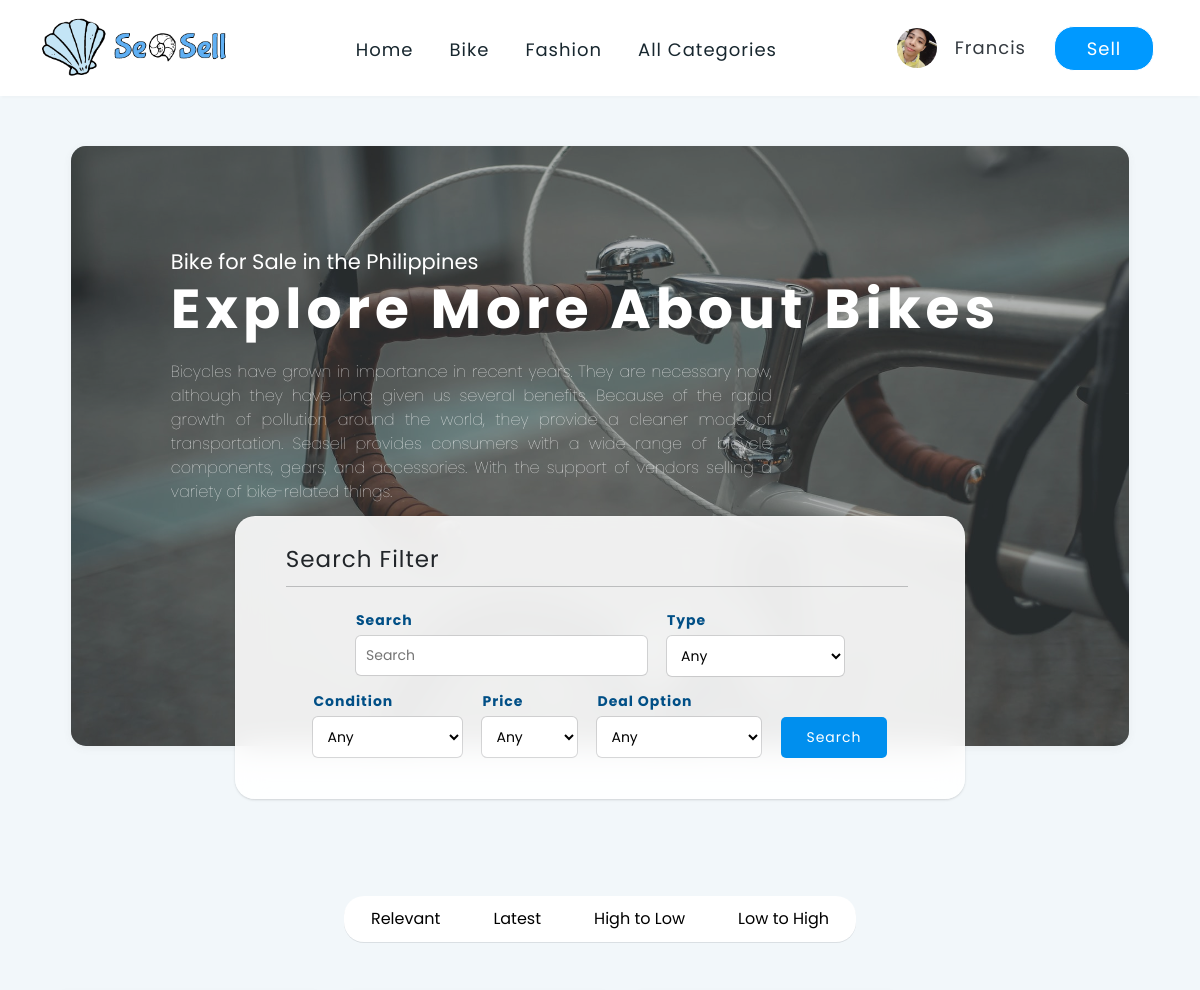
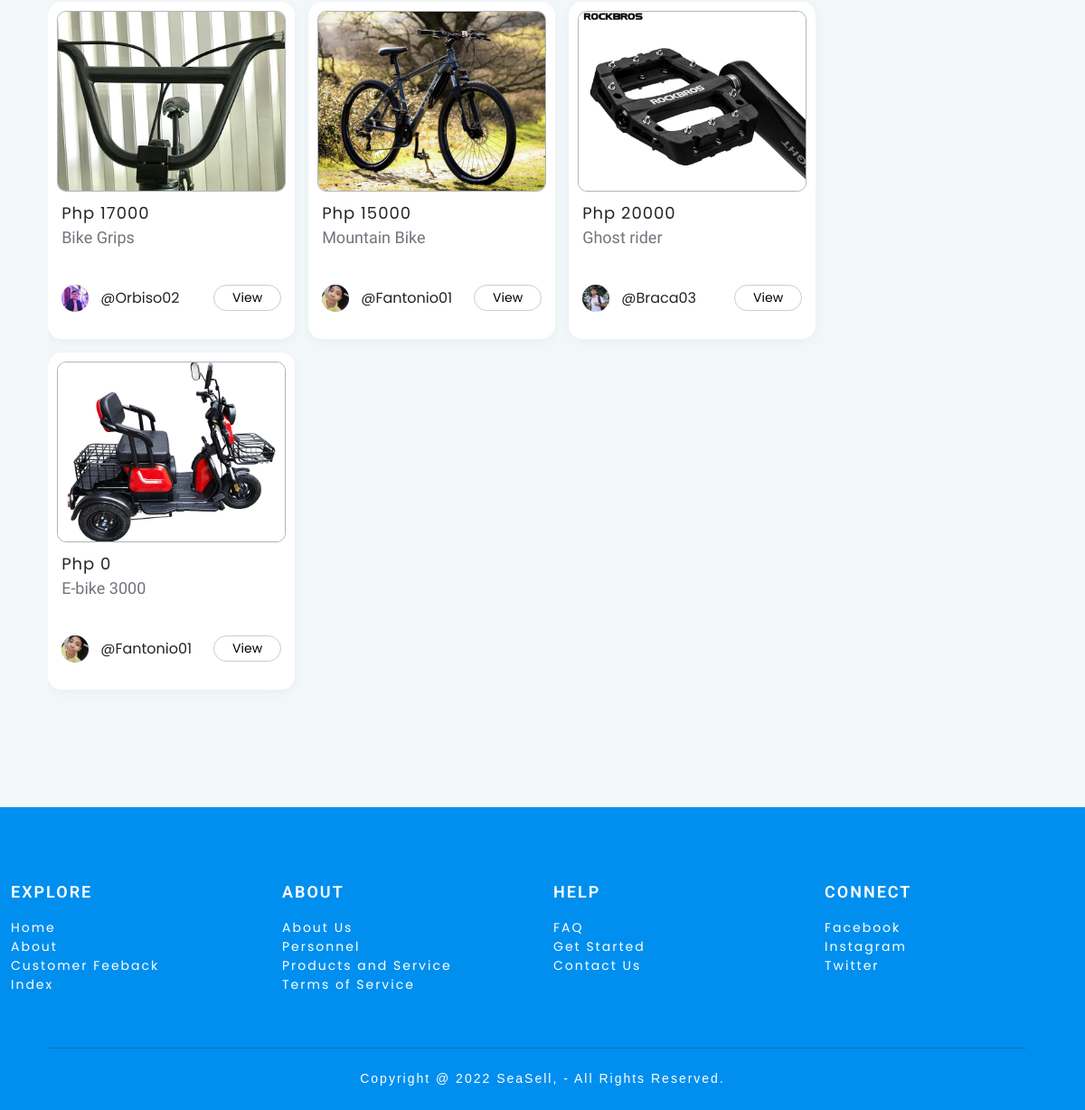
The app's page /FrontEnd/Bikeform.php (signed in) with its own data (2 pictures, top to bottom).
### tables this page shows
CREATE TABLE `user` (
  `USER_ID` int(11) NOT NULL,
  `USERNAME` varchar(200) NOT NULL,
  `PASSWORD` varchar(200) NOT NULL,
  `FIRSTNAME` varchar(200) NOT NULL,
  `LASTNAME` varchar(200) NOT NULL,
  `BIO` longtext NOT NULL,
  `REGION` varchar(200) NOT NULL,
  `CITY` varchar(200) NOT NULL,
  `EMAIL_ADDRESS` varchar(200) NOT NULL,
  `MOBILE_NUMBER` varchar(200) NOT NULL,
  `GENDER` varchar(200) NOT NULL,
  `BIRTHDAY` varchar(200) NOT NULL,
  `PROFILE_PIC` varchar(200) NOT NULL,
  `SESSION_KEY` varchar(200) NOT NULL,
  `RATING` varchar(200) NOT NULL,
  `JOINED_DATE` varchar(200) NOT NULL
);

CREATE TABLE `bike_product` (
  `PRODUCT_NO` int(11) NOT NULL,
  `PRODUCT_NAME` varchar(200) NOT NULL,
  `PRODUCT_PRICE` int(200) NOT NULL,
  `PRODUCT_CONDITION` varchar(200) NOT NULL,
  `PRODUCT_DESCRIPTION` longtext NOT NULL,
  `PRODUCT_TYPE` varchar(200) NOT NULL,
  `PRODUCT_QTY` varchar(200) NOT NULL,
  `PRODUCT_DEALMETHOD` varchar(200) NOT NULL,
  `MEET_UP` varchar(200) NOT NULL,
  `MAILING` varchar(200) NOT NULL,
  `PICTURE_ID` varchar(200) NOT NULL,
  `SELLER_ID` varchar(200) NOT NULL,
  `PROD_ID` varchar(200) NOT NULL,
  `STATUS` varchar(200) NOT NULL,
  `DATE` varchar(200) NOT NULL
);

CREATE TABLE `product_img` (
  `IMG_ID` int(11) NOT NULL,
  `IMG_INDEX` varchar(250) NOT NULL,
  `IMG_NAME` varchar(250) NOT NULL,
  `PICTURE_ID` varchar(250) NOT NULL,
  `PROD_ID` varchar(200) NOT NULL
);

### FrontEnd/includes/functions/fetch.php (called while the page is built, shortened)
<?php
    include "connection.php";
    $id = $_SESSION['id'];
    $sql = "SELECT * FROM user WHERE SESSION_KEY = '$id'";
    $result = mysqli_query($conn,$sql);
    if ($result->num_rows > 0) {
        while($row = $result->fetch_assoc()) {
        $firstname = $row['FIRSTNAME'];
        $profile_pic= $row['PROFILE_PIC'];
        }
    }else{
        $key= "";
    }
?>

### FrontEnd/includes/functions/action.php (the view, shortened to what this page needs)
<?php
    function displaybike($a){
        include "connection.php";
        $sql = "SELECT bike_product.PROD_ID, bike_product.PRODUCT_PRICE, bike_product.PRODUCT_NAME, product_img.IMG_NAME, user.USERNAME,user.PROFILE_PIC, bike_product.DATE
        FROM bike_product
        JOIN product_img ON bike_product.PROD_ID=product_img.PROD_ID
        JOIN user ON bike_product.SELLER_ID=user.SESSION_KEY
        WHERE product_img.IMG_INDEX = 0 AND bike_product.STATUS = 'LISTED'";
        if($a == 1){
            $sql = $sql . "ORDER BY RAND() LIMIT 10;";
        }else if ($a == 2){
            $sql = $sql . "ORDER BY DATE DESC;";
        } else if ($a == 3){
            $sql = $sql . "ORDER BY PRODUCT_PRICE DESC";
        }else if ($a == 4){
            $sql = $sql . "ORDER BY PRODUCT_PRICE";
        }
        $result = mysqli_query($conn,$sql);
        if ($result->num_rows > 0) {
            $i = 0;
            while($row = $result->fetch_assoc()) {
                $prod_no = $row["PROD_ID"];
                $prod_img = $row["IMG_NAME"];
                $prod_prc = $row["PRODUCT_PRICE"];
                $prod_name= $row["PRODUCT_NAME"];
                $profile= $row["PROFILE_PIC"];
                $username = $row["USERNAME"];
                $i++;
                echo " <div class='box-product'>
                    <input type='text' value='$i' hidden>
                    <img src='includes/images/client-product/$prod_img' class='img-product'>
                    <div class='title-product'>Php $prod_prc
                    <p class='text-product'>$prod_name</p></div>
                    <div>
                        <img src='includes/images/Profile-pic/$profile' class='user-icon-product'>
                        <div class='username-product'>@$username</div>
                        <a href=product.php?id=$prod_no class='view_btn'>View</a>
                    </div>
                </div>";
            }
        }
    }
?>

### FrontEnd/php/navbar.php (shortened to what this page needs)
<?php
  include"includes/functions/fetch.php";
?>
<!DOCTYPE html>
<html lang="en">
<head>
</head>
<body>
    <form action="<?php $_PHP_SELF?>" method="POST">
      <div class="container-fluid">
        <div class="row s">
          <div class="col-xxl-10 col-lg-12">
            <nav class="navbar navbar-expand-lg">
              <div class="container-fluid">
                <div>
                  <img src="includes/images/Logo/logo3wcolor1.png" class="logo">
                </div>
                <div class="collapse navbar-collapse" id="navbarTogglerDemo02">
                  <ul class="navbar-nav me-auto mb-2 mb-lg-0 center-div">
                    <li class="nav-item ">
                      <a class="nav-link hover" href="index.php">Home</a>
                    </li>
                    <li class="nav-item">
                      <a class="nav-link hover" href="Bikeform.php">Bike</a>
                    </li>
                    <li class="nav-item">
                      <a class="nav-link hover" href="Fashionform.php">Fashion</a>
                    </li>
                    <li class="nav-item">
                      <a class="nav-link remove hover" href="#">All Categories</a>
                    </li>
                  </ul>
                  <ul class="navbar-nav">
                    <li class="nav-item rem" id = "1" style="display:none">
                      <img src="includes/images/Profile-pic/<?php echo $profile_pic?>"class="user-profile">
                    </li>
                    <li class="nav-item"  id = "2" style="display:none">
                      <input class="nav-link account" type="submit" value="<?php echo $firstname?>" name="user_enter">
                    </li>
                    <li class="nav-item">
                      <a onclick="haha()" id="a" class="nav-link sell-btn" href="listing.php">Sell</a>
                    </li>
                  </ul>
                </div>
              </div>
            </nav>
          </div>
        </div>
      </div>
    </form>
</body>
</html>

### records on screen
user: PROFILE_PIC (picture), user_enter "Francis"
bike_product: product_img.IMG_NAME (picture), PRODUCT_PRICE "17000", PRODUCT_NAME "Bike Grips", user.PROFILE_PIC (picture), user.USERNAME "Orbiso02"
bike_product: product_img.IMG_NAME (picture), PRODUCT_PRICE "15000", PRODUCT_NAME "Mountain Bike", user.PROFILE_PIC (picture), user.USERNAME "Fantonio01"
bike_product: product_img.IMG_NAME (picture), PRODUCT_PRICE "20000", PRODUCT_NAME "Ghost rider", user.PROFILE_PIC (picture), user.USERNAME "Braca03"
bike_product: product_img.IMG_NAME (picture), PRODUCT_PRICE "0", PRODUCT_NAME "E-bike 3000", user.PROFILE_PIC (picture), user.USERNAME "Fantonio01"
